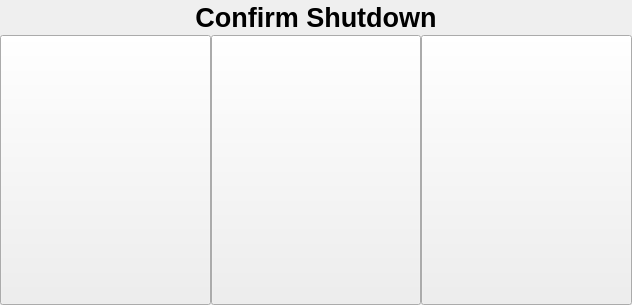
<?xml version="1.0" encoding="UTF-8"?>
<ui version="4.0">
 <class>ConfirmShutdownBoxUi</class>
 <widget class="QWidget" name="ConfirmShutdownBoxUi">
  <property name="geometry">
   <rect>
    <x>0</x>
    <y>0</y>
    <width>632</width>
    <height>305</height>
   </rect>
  </property>
  <property name="minimumSize">
   <size>
    <width>632</width>
    <height>305</height>
   </size>
  </property>
  <property name="maximumSize">
   <size>
    <width>632</width>
    <height>305</height>
   </size>
  </property>
  <property name="windowTitle">
   <string/>
  </property>
  <layout class="QVBoxLayout" name="verticalLayout">
   <property name="spacing">
    <number>0</number>
   </property>
   <property name="margin">
    <number>0</number>
   </property>
   <item>
    <widget class="QLabel" name="label_confirmExit">
     <property name="font">
      <font>
       <pointsize>20</pointsize>
       <weight>75</weight>
       <bold>true</bold>
      </font>
     </property>
     <property name="text">
      <string>Confirm Shutdown</string>
     </property>
     <property name="alignment">
      <set>Qt::AlignCenter</set>
     </property>
    </widget>
   </item>
   <item>
    <layout class="QHBoxLayout" name="horizontalLayout">
     <property name="spacing">
      <number>0</number>
     </property>
     <item>
      <widget class="QPushButton" name="pushButton_shutdownComputer">
       <property name="minimumSize">
        <size>
         <width>210</width>
         <height>270</height>
        </size>
       </property>
       <property name="text">
        <string/>
       </property>
       <property name="icon">
        <iconset resource="../../playsurface-icons.qrc">
         <normaloff>:/QResources/icons/Shutdown-Computer.png</normaloff>:/QResources/icons/Shutdown-Computer.png</iconset>
       </property>
       <property name="iconSize">
        <size>
         <width>200</width>
         <height>260</height>
        </size>
       </property>
      </widget>
     </item>
     <item>
      <widget class="QPushButton" name="pushButton_shutdownPlaysurfaceLauncher">
       <property name="minimumSize">
        <size>
         <width>210</width>
         <height>270</height>
        </size>
       </property>
       <property name="text">
        <string/>
       </property>
       <property name="icon">
        <iconset resource="../../playsurface-icons.qrc">
         <normaloff>:/QResources/icons/Shutdown-PlaysurfaceLauncher.png</normaloff>:/QResources/icons/Shutdown-PlaysurfaceLauncher.png</iconset>
       </property>
       <property name="iconSize">
        <size>
         <width>200</width>
         <height>260</height>
        </size>
       </property>
      </widget>
     </item>
     <item>
      <widget class="QPushButton" name="pushButton_cancel">
       <property name="minimumSize">
        <size>
         <width>210</width>
         <height>270</height>
        </size>
       </property>
       <property name="text">
        <string/>
       </property>
       <property name="icon">
        <iconset resource="../../playsurface-icons.qrc">
         <normaloff>:/QResources/icons/Cancel-Return-PlaysurfaceLauncher.png</normaloff>:/QResources/icons/Cancel-Return-PlaysurfaceLauncher.png</iconset>
       </property>
       <property name="iconSize">
        <size>
         <width>200</width>
         <height>260</height>
        </size>
       </property>
      </widget>
     </item>
    </layout>
   </item>
  </layout>
 </widget>
 <resources>
  <include location="../../playsurface-icons.qrc"/>
 </resources>
 <connections/>
</ui>
